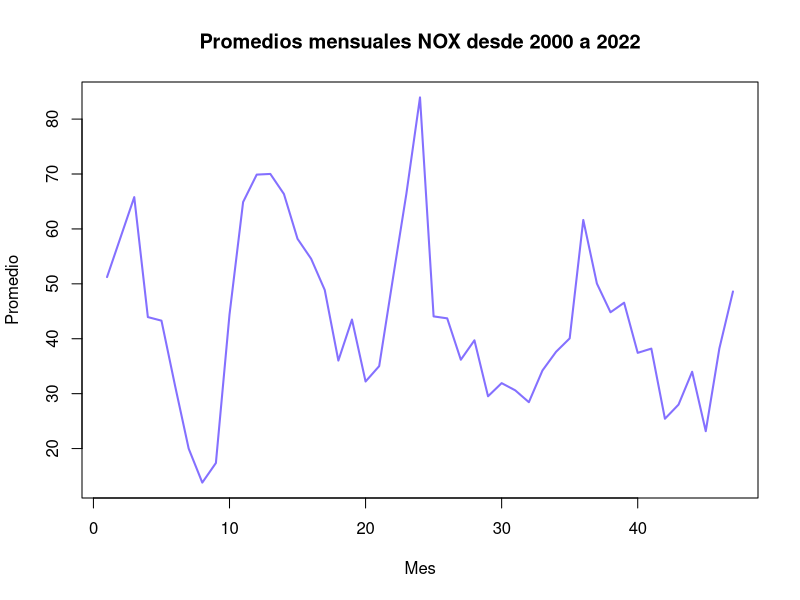
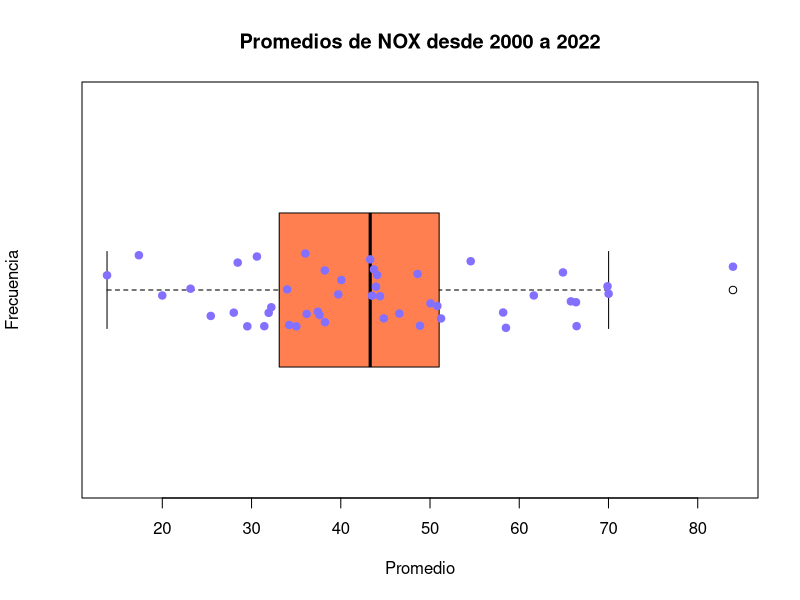

These figures' R source, in order: (Note: this script raises an error after producing the figures.)
## ---- chunk 1
knitr::opts_chunk$set(echo = TRUE)
## ---- chunk 2
M10 = read.csv("FAC2010.csv")
M21 = read.csv("FAC2021.csv")
M22 = read.csv("FAC2022.csv")
M00 = read.csv("FAC2000.csv")
## ---- chunk 3
M00[M00 == -99] <- NA
M10[M10 == -99] <- NA
M21[M21 == -99] <- NA
M22[M22 == -99] <- NA

ene00 = M00[1:744, ]
feb00 = M00[745:1440, ]
mar00 = M00[1441:2209, ]
abr00 = M00[2210:2904, ]
may00 = M00[2905:3648, ]
jun00 = M00[3649:4368, ]
jul00 = M00[4369:5112, ]
ago00 = M00[5113:5856, ]
sep00 = M00[5857:6576, ]
oct00 = M00[6577:7320, ]
nov00 = M00[7321:8040, ]
dic00 = M00[8041:8784, ]

ene10 = M10[1:744, ]
feb10 = M10[745:1416, ]
mar10 = M10[1417:2160, ]
abr10 = M10[2161:2880, ]
may10 = M10[2881:3624, ]
jun10 = M10[3625:4344, ]
jul10 = M10[4345:5088, ]
ago10 = M10[5088:5832, ]

sep10 = M10[5833:6552, ]
oct10 = M10[6553:7296, ]
nov10 = M10[7297:8016, ]
dic10 = M10[8017:8760, ]

ene21 = M21[1:744, ]
feb21 = M21[745:1416, ]
mar21 = M21[1417:2160, ]
abr21 = M21[2161:2880, ]
may21 = M21[2881:3624, ]
jun21 = M21[3625:4344, ]
jul21 = M21[4345:5088, ]
ago21 = M21[5088:5832, ]
sep21 = M21[5833:6552, ]
oct21 = M21[6553:7296, ]
nov21 = M21[7297:8016, ]
dic21 = M21[8017:8760, ]

ene22 = M22[1:744, ]
feb22 = M22[745:1416, ]
mar22 = M22[1417:2160, ]
abr22 = M22[2161:2880, ]
may22 = M22[2881:3624, ]
jun22 = M22[3625:4344, ]
jul22 = M22[4345:5088, ]
ago22 = M22[5088:5832, ]
sep22 = M22[5833:6552, ]
oct22 = M22[6553:7296, ]
nov22 = M22[7297:8016, ]

## ---- chunk 4
ene00nox = 51.2328
feb00nox = mean(feb00$NOX, na.rm = TRUE)
mar00nox = mean(mar00$NOX, na.rm = TRUE)
abr00nox = mean(abr00$NOX, na.rm = TRUE)
may00nox = mean(may00$NOX, na.rm = TRUE)
jun00nox = mean(jun00$NOX, na.rm = TRUE)
jul00nox = mean(jul00$NOX, na.rm = TRUE)
ago00nox = mean(ago00$NOX, na.rm = TRUE)
sep00nox = mean(sep00$NOX, na.rm = TRUE)
oct00nox = mean(oct00$NOX, na.rm = TRUE)
nov00nox = mean(as.numeric(nov00$NOX), na.rm = TRUE)
dic00nox = mean(dic00$NOX, na.rm = TRUE)
prom_00nox = c(ene00nox,feb00nox, mar00nox, abr00nox, may00nox, jun00nox, jul00nox, ago00nox, sep00nox, oct00nox, nov00nox, dic00nox)

ene10nox = mean(ene10$NOX, na.rm = TRUE)
feb10nox = mean(feb10$NOX, na.rm = TRUE)
mar10nox = mean(mar10$NOX, na.rm = TRUE)
abr10nox = mean(abr10$NOX, na.rm = TRUE)
may10nox = mean(may10$NOX, na.rm = TRUE)
jun10nox = mean(jun10$NOX, na.rm = TRUE)
jul10nox = mean(jul10$NOX, na.rm = TRUE)
ago10nox = mean(ago10$NOX, na.rm = TRUE)
sep10nox = mean(sep10$NOX, na.rm = TRUE)
oct10nox = mean(oct10$NOX, na.rm = TRUE)
nov10nox = mean(nov10$NOX, na.rm = TRUE)
dic10nox = mean(dic10$NOX, na.rm = TRUE)
prom_10nox = c(ene10nox,feb10nox, mar10nox, abr10nox, may10nox, jun10nox, jul10nox, ago10nox, sep10nox, oct10nox, nov10nox, dic10nox)

ene21nox = mean(ene21$NOX, na.rm = TRUE)
feb21nox = mean(feb21$NOX, na.rm = TRUE)
mar21nox = mean(mar21$NOX, na.rm = TRUE)
abr21nox = mean(abr21$NOX, na.rm = TRUE)
may21nox = mean(may21$NOX, na.rm = TRUE)
jun21nox = mean(jun21$NOX, na.rm = TRUE)
jul21nox = mean(jul21$NOX, na.rm = TRUE)
ago21nox = mean(ago21$NOX, na.rm = TRUE)
sep21nox = mean(sep21$NOX, na.rm = TRUE)
oct21nox = mean(oct21$NOX, na.rm = TRUE)
nov21nox = mean(nov21$NOX, na.rm = TRUE)
dic21nox = mean(dic21$NOX, na.rm = TRUE)
prom_21nox = c(ene21nox,feb21nox, mar21nox, abr21nox, may21nox, jun21nox, jul21nox, ago21nox, sep21nox, oct21nox, nov21nox, dic21nox)

ene22nox = mean(ene22$NOX, na.rm = TRUE)
feb22nox = mean(feb22$NOX, na.rm = TRUE)
mar22nox = mean(mar22$NOX, na.rm = TRUE)
abr22nox = mean(abr22$NOX, na.rm = TRUE)
may22nox = mean(may22$NOX, na.rm = TRUE)
jun22nox = mean(jun22$NOX, na.rm = TRUE)
jul22nox = mean(jul22$NOX, na.rm = TRUE)
ago22nox = mean(ago22$NOX, na.rm = TRUE)
sep22nox = mean(sep22$NOX, na.rm = TRUE)
oct22nox = mean(oct22$NOX, na.rm = TRUE)
nov22nox = mean(nov22$NOX, na.rm = TRUE)
prom_22nox = c(ene22nox,feb22nox, mar22nox, abr22nox, may22nox, jun22nox, jul22nox, ago22nox, sep22nox, oct22nox, nov22nox)

mediasNOX = c(prom_00nox, prom_10nox, prom_21nox, prom_22nox)
mediasNOX
## ---- chunk 5
plot(mediasNOX, type = "l", pch = 19, col = "lightslateblue", main ="Promedios mensuales NOX desde 2000 a 2022", ylab = "Promedio", xlab = "Mes",  lwd = 2)
text(12, 0.4, "2000", adj = 0, cex = .7) # de izq a der 0 (0.5 es centro)
text(24,  0.4, "2010",adj = 0, cex = 0.7)
text(37,  0.4, "2021",adj = 0, cex = 0.7)

## ---- chunk 6
boxplot(mediasNOX, horizontal = TRUE, col="coral", main ="Promedios de NOX desde 2000 a 2022",xlab = "Promedio", ylab = "Frecuencia")

stripchart(mediasNOX, method = "jitter", pch = 19, add = TRUE, col = "lightslateblue")
## ---- chunk 7

write.csv(mediasNOX, "mediasNOX2000_2022.csv", row.names = FALSE)
# Aqui es el dato donde se deberia de guardar el archivo.
## ---- chunk 8

M_co = read.csv("mediasCO2000_2022.csv")
M_no = read.csv("mediasNO2000_2022.csv")
M_no2 = read.csv("mediasNO22000_2022.csv")
M_nox = read.csv("mediasNOX2000_2022.csv")
M_o3 = read.csv("mediasO32000_2022.csv")
M_pm10 = read.csv("mediasPM102000_2022.csv")
M_so2 = read.csv("mediasSO22000_2022.csv")

M = data.frame(M_co,M_no,M_no2,M_nox,M_o3,M_pm10,M_so2)
names(M)[names(M) == "x"] <- "M_co"
names(M)[names(M) == "x.1"] <- "M_no"
names(M)[names(M) == "x.2"] <- "M_no2"
names(M)[names(M) == "x.3"] <- "M_nox"
names(M)[names(M) == "x.4"] <- "M_o3"
names(M)[names(M) == "x.5"] <- "M_pm10"
names(M)[names(M) == "x.6"] <- "M_so2"
M
cor(M)
## ---- chunk 9
mes = 1:47
CO = ts(mediasNOX[1:47], frequency = 12, start(c(2000,1)))
T = decompose(CO, type = "m")
plot(T, col = "peru")
## ---- chunk 10

# desestacionalizando los promedios mensuales de NOX
y1 = T$x/T$seasonal
plot(mes, y1, type = "o", col = "darkslateblue", main = "Tendencia de la serie", xlab = "Mes", ylab = "Promedio", lwd = 2, pch = 19)
regresion = lm(y1 ~ mes)
regresion
abline(regresion, col ="hotpink", lwd =2)
text(25, 27, "promedio = 48.723 - 0.189 * mes")

## ---- chunk 11
e = NA
g = NA
f = function(x) 48.723 - 0.189 * x
for(i in 1:47){
g[i] = f(i)*T$seasonal[i]
e[i] = mediasNOX[i]- g[i]
}
CME_tendencia = mean(e^2, na.rm = TRUE)
cat("El CME del Método de proyección de tendencia es: ", CME_tendencia, "\n")

## ---- chunk 12
xg = 1:47
plot(xg, mediasNOX, col ="gold2", main = "Promedio mensual NOX vs Pronóstico", type = "o", lwd = 2, pch = 19)
lines(xg, g, col = "cadetblue3", type = "o", lwd =2, lty = 5)
legend("topleft", legend = c("Promedio", "Pronóstico"), fill = c("gold2", "cadetblue3"))
## ---- chunk 13
f = function(x) 1.9384 - 0.0402 * x
f(48)*T$seasonal[1]
f(49)*T$seasonal[2]
f(50)*T$seasonal[3]
f(51)*T$seasonal[4]
f(52)*T$seasonal[5]
f(53)*T$seasonal[6]
f(54)*T$seasonal[7]
f(55)*T$seasonal[8]
f(56)*T$seasonal[9]
f(57)*T$seasonal[10]
f(58)*T$seasonal[11]
f(59)*T$seasonal[12]
## ---- chunk 14
b = mes
c = mes^2
  
regresion2 = regresion = lm(y1 ~ b + c)
regresion2
summary(regresion2)

## ---- chunk 15
b = mes
c = mes^2
d = mes^3
e = mes^4
f = mes^5


  
regresion3 = regresion = lm(y1 ~ b + c + d + e + f)
regresion3
summary(regresion3)
## ---- chunk 16
b = mes
c = mes^2
d = mes^3
e = mes^4
f = mes^5
g = mes^6
h = mes^7
  
regresion4 = regresion = lm(y1 ~ b + c + d + e + f + g + h)
regresion4
summary(regresion4)
## ---- chunk 17
plot(mes, y1, type = "o", col = "darkslateblue", main = "Tendencia de la 
serie", xlab = "Mes", ylab = "Promedio", lwd = 2, pch = 19)
x1 = 1:47
y1 = y = 6.398e+01 - 1.070e+01*mes + 1.491e+00*mes^2 - 7.864e-02*mes^3 + 1.747e-03*mes^4 - 1.386e-05*mes^5
lines(x1, y1, col = "orange", lwd=2)
text(10, 6, "y = 6.398e+01 - 1.070e+01*x + 1.491e+00*x^2 - 7.864e-02*x^3 + 1.747e-03*x^4 - 1.386e-05*x^5", cex = 0.7)

## ---- chunk 18
e = NA
g = NA
f = function(x) 6.398e+01 - 1.070e+01*x + 1.491e+00*x^2 - 7.864e-02*x^3 + 1.747e-03*x^4 - 1.386e-05*x^5
for(i in 1:47){
g[i] = f(i)*T$seasonal[i]
e[i] = mediasNOX[i]- g[i]
}
CME_tendencia = mean(e^2, na.rm = TRUE)
cat("El CME del Método de proyección de tendencia es: ", CME_tendencia, "\n")
## ---- chunk 19
f = function(x) 22.28 + 4.026*x - 0.3873*x^2 + 0.01148*x^3 - 0.0001096*x^4
f(48)*T$seasonal[1]

f(49)*T$seasonal[2]

f(50)*T$seasonal[3]

f(51)*T$seasonal[4]

f(52)*T$seasonal[5]

f(53)*T$seasonal[6]

f(54)*T$seasonal[7]

f(55)*T$seasonal[8]

f(56)*T$seasonal[9]

f(57)*T$seasonal[10]

f(58)*T$seasonal[11]

f(59)*T$seasonal[12]
## ---- chunk 20
summary(regresion3$residuals)
t.test(regresion3$residuals, conf.level = 0.99)
## ---- chunk 21
shapiro.test(regresion3$residuals)

## ---- chunk 22
k = regresion3$fitted.values
l = regresion3$residuals
plot(k,l, pch = 20, col ="coral",main = "Grafica de los residuales")
abline(h = 0, lty = 5)
## ---- chunk 23
library(lmtest) 
bptest(regresion3)
